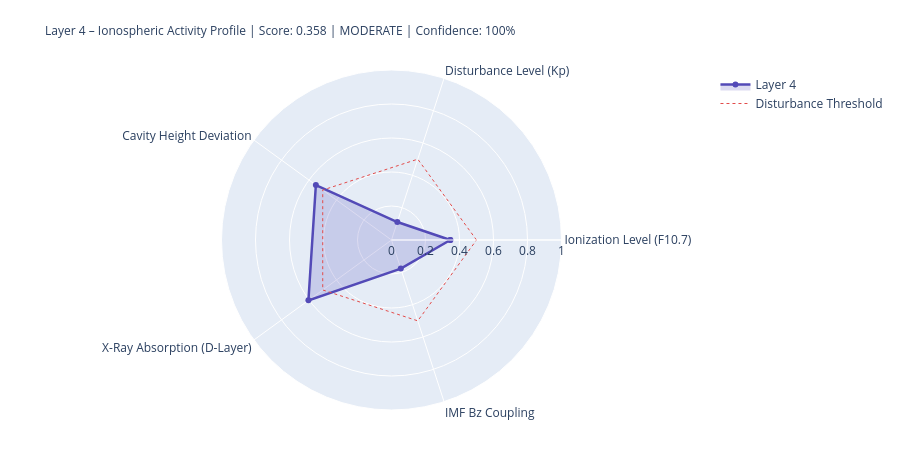

Notebook code cell kept with this figure:
### Markdown cell above
---
## 4. State Assessment & Handoff to Layer 5

### Code cell
# ============================================================
# LAYER-4-SCORE
# ============================================================

COMPONENTS = {
    'Ionization Level (F10.7)':    {'score': ioniz,       'source': 'primary' if f107_now else 'from_layer0', 'dynamic': True},
    'Disturbance Level (Kp)':          {'score': disturb,     'source': 'primary' if kp_now   else 'from_layer0', 'dynamic': True},
    'Cavity Height Deviation':    {'score': h_dev,       'source': 'derived',                                'dynamic': True},
    'X-Ray Absorption (D-Layer)':{'score': xray_ioniz,  'source': 'primary' if xray_now else 'missing',     'dynamic': True},
    'IMF Bz Coupling':             {'score': bz_coupling, 'source': 'primary' if bz_now   else 'from_layer0', 'dynamic': True},
}

available    = {k: v['score'] for k, v in COMPONENTS.items() if v['score'] is not None}
unavailable  = [k for k, v in COMPONENTS.items() if v['score'] is None]
layer4_score = round(sum(available.values()) / len(available), 4) if available else None
confidence   = round(len(available) / len(COMPONENTS), 2)
level = ('unknown' if layer4_score is None
         else 'quiet'   if layer4_score < 0.3
         else 'moderate' if layer4_score < 0.6
         else 'active')
dominant_l4 = max(available, key=available.get) if available else 'none'

# Resonance delta for Schumann SR-1
sr1_ref = schumann_freq(1, 80.0)
sr1_now = schumann_freq(1, h_eff)
sr1_delta_mhz = (sr1_now - sr1_ref) * 1000

# Propagation conditions
prop_cond = ('disturbed'   if kp_val > 4
             else 'unsettled' if kp_val > 2
             else 'normal')
if xray_class in ['X', 'M']:
    prop_cond = 'Radio-Blackout moeglich'

W = 68
print('=' * W)
print('LAYER 4 – IONOSPHERE – STATE ASSESSMENT')
print('=' * W)
for name, comp in COMPONENTS.items():
    s = comp['score']
    if s is not None:
        bar = '█' * int(s * 20) + '░' * (20 - int(s * 20))
        print(f'  {name:<36} {bar}  {s:.3f}  [{comp["source"]}]')
    else:
        print(f'  {name:<36} {"─" * 20}  n/a   [missing]')
print('-' * W)
print(f'  Score:          {layer4_score:.3f}  ({len(available)}/{len(COMPONENTS)} components)')
print(f'  Confidence:     {confidence:.0%}')
print(f'  Level:          {level.upper()}')
print(f'  Dominant:       {dominant_l4}')
print(f'  Cavity height:  {h_eff:.1f} km  (Ref: 80.0 km)')
print(f'  SR-1:           {sr1_now:.3f} Hz  (Δ {sr1_delta_mhz:+.1f} mHz vs. ref)')
print(f'  Propagation:    {prop_cond}')
print(f'  X-Ray:          {xray_class}-class  ({xray_now:.2e} W/m²)' if xray_now else '  X-Ray:          n/a')
print('=' * W)

# Radar
cats   = list(available.keys())
vals_r = list(available.values())
if len(cats) >= 3:
    fig = go.Figure()
    fig.add_trace(go.Scatterpolar(
        r=vals_r + [vals_r[0]], theta=cats + [cats[0]],
        fill='toself', fillcolor='rgba(83,74,183,0.20)',
        line=dict(color='#534AB7', width=2.5), name='Layer 4'
    ))
    fig.add_trace(go.Scatterpolar(
        r=[0.5] * (len(cats)+1), theta=cats + [cats[0]],
        line=dict(color='#E24B4A', dash='dot', width=1),
        mode='lines', name='Disturbance Threshold'
    ))
    fig.update_layout(
        title=dict(
            text=f'Layer 4 – Ionospheric Activity Profile | Score: {layer4_score:.3f} | {level.upper()} | Confidence: {confidence:.0%}',
            font=dict(size=12)
        ),
        polar=dict(radialaxis=dict(visible=True, range=[0, 1])),
        height=450, showlegend=True,
        margin=dict(l=80, r=80, t=70, b=40)
    )
    fig.show()

### Figure 1 — Plotly figure (JSON) as saved in the notebook; plotly's stock layout.template omitted (floating-point values rounded to 4 significant figures)
{"data": [{"fill": "toself", "fillcolor": "rgba(83,74,183,0.20)", "line": {"color": "#534AB7", "width": 2.5}, "name": "Layer 4", "r": [0.346, 0.111, 0.55, 0.604, 0.177, 0.346], "theta": ["Ionization Level (F10.7)", "Disturbance Level (Kp)", "Cavity Height Deviation", "X-Ray Absorption (D-Layer)", "IMF Bz Coupling", "Ionization Level (F10.7)"], "type": "scatterpolar"}, {"line": {"color": "#E24B4A", "dash": "dot", "width": 1}, "mode": "lines", "name": "Disturbance Threshold", "r": [0.5, 0.5, 0.5, 0.5, 0.5, 0.5], "theta": ["Ionization Level (F10.7)", "Disturbance Level (Kp)", "Cavity Height Deviation", "X-Ray Absorption (D-Layer)", "IMF Bz Coupling", "Ionization Level (F10.7)"], "type": "scatterpolar"}], "layout": {"height": 450, "margin": {"b": 40, "l": 80, "r": 80, "t": 70}, "polar": {"radialaxis": {"range": [0, 1], "visible": true}}, "showlegend": true, "title": {"font": {"size": 12}, "text": "Layer 4 – Ionospheric Activity Profile | Score: 0.358 | MODERATE | Confidence: 100%"}}}
